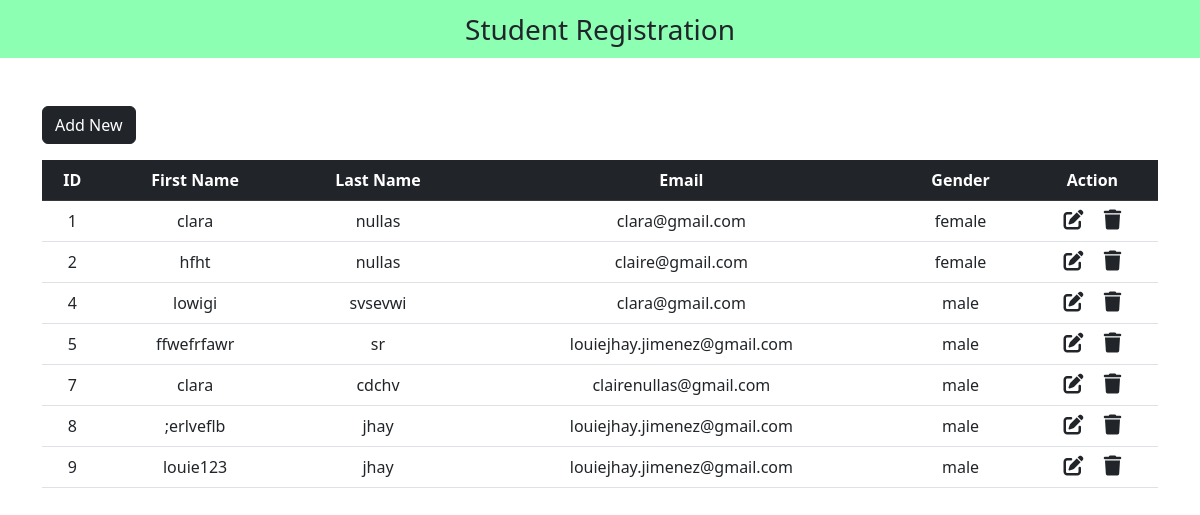
The page / on the database its author committed.
### tables this page shows
CREATE TABLE `user` (
  `id` int(100) NOT NULL,
  `first_name` varchar(100) NOT NULL,
  `last_name` varchar(100) NOT NULL,
  `email` varchar(100) NOT NULL,
  `gender` varchar(100) NOT NULL
);

### index.php (the view, shortened to what this page needs)
<?php
include "db_conn.php";
?>
<!DOCTYPE html>
<html lang="en">
<head>
  <link href="https://cdn.jsdelivr.net/npm/bootstrap@5.2.3/dist/css/bootstrap.min.css" rel="stylesheet">
  <link rel="stylesheet" href="https://cdnjs.cloudflare.com/ajax/libs/font-awesome/6.4.0/css/all.min.css" />
</head>
<body>
  <nav class="navbar navbar-light justify-content-center fs-3 mb-5" style="background-color: #00ff5573;">
    Student Registration
  </nav>
  <div class="container">
    <a href="add_new.php" class="btn btn-dark mb-3">Add New</a>
    <table class="table table-hover text-center">
      <thead class="table-dark">
        <tr>
          <th scope="col">ID</th>
          <th scope="col">First Name</th>
          <th scope="col">Last Name</th>
          <th scope="col">Email</th>
          <th scope="col">Gender</th>
          <th scope="col">Action</th>
        </tr>
      </thead>
      <tbody>
        <?php
        $sql = "SELECT * FROM `user`";
        $result = mysqli_query($conn, $sql);
        while ($row = mysqli_fetch_assoc($result)) {
        ?>
          <tr>
            <td><?php echo $row["id"] ?></td>
            <td><?php echo $row["first_name"] ?></td>
            <td><?php echo $row["last_name"] ?></td>
            <td><?php echo $row["email"] ?></td>
            <td><?php echo $row["gender"] ?></td>
            <td>
              <a href="edit.php?id=<?php echo $row["id"] ?>" class="link-dark"><i class="fa-solid fa-pen-to-square fs-5 me-3"></i></a>
              <a href="delete.php?id=<?php echo $row["id"] ?>" class="link-dark"><i class="fa-solid fa-trash fs-5"></i></a>
            </td>
          </tr>
        <?php
        }
        ?>
      </tbody>
    </table>
  </div>
</body>
</html>

### rows shown on the page
user: id "1", first_name "clara", last_name "nullas", email "clara@gmail.com", gender "female"
user: id "2", first_name "hfht", last_name "nullas", email "claire@gmail.com", gender "female"
user: id "4", first_name "lowigi", last_name "svsevwi", email "clara@gmail.com", gender "male"
user: id "5", first_name "ffwefrfawr", last_name "sr", email "louiejhay.jimenez@gmail.com", gender "male"
user: id "7", first_name "clara", last_name "cdchv", email "clairenullas@gmail.com", gender "male"
user: id "8", first_name ";erlveflb", last_name "jhay", email "louiejhay.jimenez@gmail.com", gender "male"
user: id "9", first_name "louie123", last_name "jhay", email "louiejhay.jimenez@gmail.com", gender "male"
